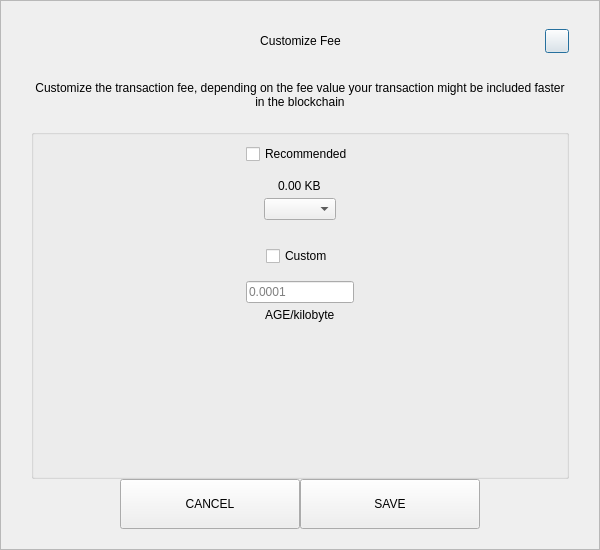
<?xml version="1.0" encoding="UTF-8"?>
<ui version="4.0">
 <class>SendCustomFeeDialog</class>
 <widget class="QDialog" name="SendCustomFeeDialog">
  <property name="geometry">
   <rect>
    <x>0</x>
    <y>0</y>
    <width>600</width>
    <height>550</height>
   </rect>
  </property>
  <property name="windowTitle">
   <string>Form</string>
  </property>
  <layout class="QVBoxLayout" name="verticalLayout_3">
   <property name="spacing">
    <number>0</number>
   </property>
   <property name="leftMargin">
    <number>0</number>
   </property>
   <property name="topMargin">
    <number>0</number>
   </property>
   <property name="rightMargin">
    <number>0</number>
   </property>
   <property name="bottomMargin">
    <number>0</number>
   </property>
   <item>
    <widget class="QFrame" name="frame">
     <property name="styleSheet">
      <string notr="true"/>
     </property>
     <property name="frameShape">
      <enum>QFrame::StyledPanel</enum>
     </property>
     <property name="frameShadow">
      <enum>QFrame::Raised</enum>
     </property>
     <layout class="QVBoxLayout" name="verticalLayout_2">
      <property name="spacing">
       <number>0</number>
      </property>
      <property name="leftMargin">
       <number>30</number>
      </property>
      <property name="topMargin">
       <number>20</number>
      </property>
      <property name="rightMargin">
       <number>30</number>
      </property>
      <property name="bottomMargin">
       <number>20</number>
      </property>
      <item>
       <layout class="QHBoxLayout" name="horizontalLayout_3">
        <property name="spacing">
         <number>0</number>
        </property>
        <item>
         <spacer name="horizontalSpacer_21">
          <property name="orientation">
           <enum>Qt::Horizontal</enum>
          </property>
          <property name="sizeHint" stdset="0">
           <size>
            <width>40</width>
            <height>20</height>
           </size>
          </property>
         </spacer>
        </item>
        <item>
         <widget class="QLabel" name="labelTitle">
          <property name="minimumSize">
           <size>
            <width>0</width>
            <height>40</height>
           </size>
          </property>
          <property name="maximumSize">
           <size>
            <width>16777215</width>
            <height>40</height>
           </size>
          </property>
          <property name="styleSheet">
           <string notr="true">padding-left:24px;</string>
          </property>
          <property name="text">
           <string>Customize Fee</string>
          </property>
          <property name="alignment">
           <set>Qt::AlignCenter</set>
          </property>
          <property name="margin">
           <number>7</number>
          </property>
         </widget>
        </item>
        <item>
         <spacer name="horizontalSpacer">
          <property name="orientation">
           <enum>Qt::Horizontal</enum>
          </property>
          <property name="sizeHint" stdset="0">
           <size>
            <width>40</width>
            <height>20</height>
           </size>
          </property>
         </spacer>
        </item>
        <item>
         <widget class="QPushButton" name="btnEsc">
          <property name="minimumSize">
           <size>
            <width>24</width>
            <height>24</height>
           </size>
          </property>
          <property name="maximumSize">
           <size>
            <width>24</width>
            <height>24</height>
           </size>
          </property>
          <property name="text">
           <string/>
          </property>
         </widget>
        </item>
       </layout>
      </item>
      <item>
       <spacer name="verticalSpacer_2">
        <property name="orientation">
         <enum>Qt::Vertical</enum>
        </property>
        <property name="sizeType">
         <enum>QSizePolicy::Fixed</enum>
        </property>
        <property name="sizeHint" stdset="0">
         <size>
          <width>20</width>
          <height>20</height>
         </size>
        </property>
       </spacer>
      </item>
      <item>
       <widget class="QLabel" name="labelMessage">
        <property name="text">
         <string>Customize the transaction fee, depending on the fee value your transaction might be included faster in the blockchain</string>
        </property>
        <property name="alignment">
         <set>Qt::AlignCenter</set>
        </property>
        <property name="wordWrap">
         <bool>true</bool>
        </property>
       </widget>
      </item>
      <item>
       <spacer name="verticalSpacer_3">
        <property name="orientation">
         <enum>Qt::Vertical</enum>
        </property>
        <property name="sizeType">
         <enum>QSizePolicy::Fixed</enum>
        </property>
        <property name="sizeHint" stdset="0">
         <size>
          <width>20</width>
          <height>20</height>
         </size>
        </property>
       </spacer>
      </item>
      <item>
       <widget class="QGroupBox" name="groupBox">
        <property name="title">
         <string/>
        </property>
        <layout class="QVBoxLayout" name="verticalLayout">
         <property name="leftMargin">
          <number>12</number>
         </property>
         <property name="rightMargin">
          <number>12</number>
         </property>
         <item>
          <layout class="QVBoxLayout" name="verticalLayout_4">
           <property name="spacing">
            <number>5</number>
           </property>
           <item alignment="Qt::AlignHCenter">
            <widget class="QCheckBox" name="checkBoxRecommended">
             <property name="text">
              <string>Recommended</string>
             </property>
            </widget>
           </item>
           <item>
            <spacer name="verticalSpacer_5">
             <property name="orientation">
              <enum>Qt::Vertical</enum>
             </property>
             <property name="sizeType">
              <enum>QSizePolicy::Fixed</enum>
             </property>
             <property name="sizeHint" stdset="0">
              <size>
               <width>20</width>
               <height>10</height>
              </size>
             </property>
            </spacer>
           </item>
           <item alignment="Qt::AlignHCenter">
            <widget class="QLabel" name="labelFee">
             <property name="text">
              <string>0.00 KB</string>
             </property>
            </widget>
           </item>
           <item alignment="Qt::AlignHCenter">
            <widget class="QComboBox" name="comboBoxRecommended"/>
           </item>
          </layout>
         </item>
         <item>
          <spacer name="verticalSpacer">
           <property name="orientation">
            <enum>Qt::Vertical</enum>
           </property>
           <property name="sizeType">
            <enum>QSizePolicy::Fixed</enum>
           </property>
           <property name="sizeHint" stdset="0">
            <size>
             <width>20</width>
             <height>20</height>
            </size>
           </property>
          </spacer>
         </item>
         <item>
          <layout class="QVBoxLayout" name="verticalLayout_5">
           <property name="spacing">
            <number>5</number>
           </property>
           <item alignment="Qt::AlignHCenter">
            <widget class="QCheckBox" name="checkBoxCustom">
             <property name="text">
              <string>Custom</string>
             </property>
            </widget>
           </item>
           <item>
            <spacer name="verticalSpacer_6">
             <property name="orientation">
              <enum>Qt::Vertical</enum>
             </property>
             <property name="sizeType">
              <enum>QSizePolicy::Fixed</enum>
             </property>
             <property name="sizeHint" stdset="0">
              <size>
               <width>20</width>
               <height>10</height>
              </size>
             </property>
            </spacer>
           </item>
           <item alignment="Qt::AlignHCenter">
            <widget class="QLineEdit" name="lineEditCustomFee">
             <property name="placeholderText">
              <string notr="true">0.0001</string>
             </property>
            </widget>
           </item>
           <item alignment="Qt::AlignHCenter">
            <widget class="QLabel" name="labelCustomFee">
             <property name="text">
              <string>AGE/kilobyte</string>
             </property>
            </widget>
           </item>
          </layout>
         </item>
         <item>
          <spacer name="verticalSpacer_4">
           <property name="orientation">
            <enum>Qt::Vertical</enum>
           </property>
           <property name="sizeHint" stdset="0">
            <size>
             <width>20</width>
             <height>40</height>
            </size>
           </property>
          </spacer>
         </item>
        </layout>
       </widget>
      </item>
      <item>
       <layout class="QHBoxLayout" name="horizontalLayout" stretch="1,2,2,1">
        <item>
         <spacer name="horizontalSpacer1">
          <property name="orientation">
           <enum>Qt::Horizontal</enum>
          </property>
          <property name="sizeHint" stdset="0">
           <size>
            <width>40</width>
            <height>20</height>
           </size>
          </property>
         </spacer>
        </item>
        <item>
         <widget class="QPushButton" name="btnCancel">
          <property name="minimumSize">
           <size>
            <width>180</width>
            <height>50</height>
           </size>
          </property>
          <property name="focusPolicy">
           <enum>Qt::NoFocus</enum>
          </property>
          <property name="text">
           <string>CANCEL</string>
          </property>
         </widget>
        </item>
        <item>
         <widget class="QPushButton" name="btnSave">
          <property name="minimumSize">
           <size>
            <width>180</width>
            <height>50</height>
           </size>
          </property>
          <property name="focusPolicy">
           <enum>Qt::NoFocus</enum>
          </property>
          <property name="text">
           <string>SAVE</string>
          </property>
         </widget>
        </item>
        <item>
         <spacer name="horizontalSpacer_2">
          <property name="orientation">
           <enum>Qt::Horizontal</enum>
          </property>
          <property name="sizeHint" stdset="0">
           <size>
            <width>40</width>
            <height>20</height>
           </size>
          </property>
         </spacer>
        </item>
       </layout>
      </item>
     </layout>
    </widget>
   </item>
  </layout>
 </widget>
 <resources/>
 <connections/>
</ui>
